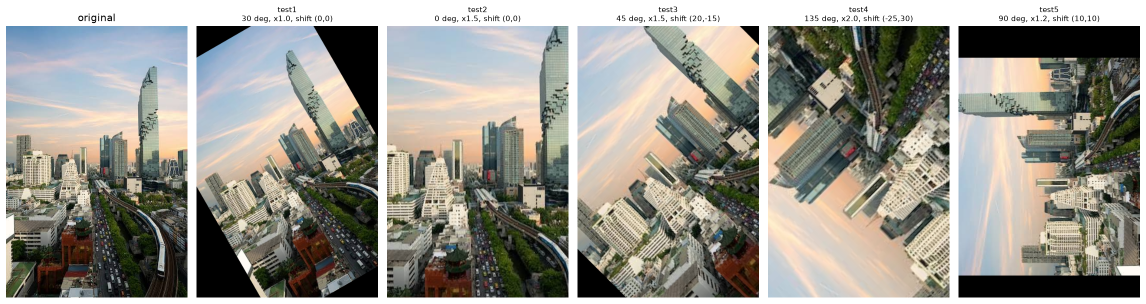
#> input picture results/step1_test_images.png, 2292 x 607 px, given in place of original.jpg, which was not available (shown at 1/2 size)
$ python step2_log_polar.py
#> lines starting #> are read from the running program, lines starting #| are printed output that depends on the picture
#> (reads results/test_cases.json from the repository)
"""
Step 2 - The log-polar transform ("unrolling" a picture).

What it does:
  For each picture, stand at the CENTER and look out in every direction.
    - each ROW of the new picture   = one direction (angle), 0 to 360 degrees
    - each COLUMN of the new picture = distance from the center, measured on a
      "doubling ruler" (log), so near the center is on the left,
      far away is on the right

What we expect to see (from the lecture):
  - test1 (rotation only)  -> its log-polar picture SLIDES UP/DOWN
  - test2 (zoom only)      -> its log-polar picture SLIDES RIGHT

To prove it, we take the log-polar picture of the ORIGINAL, slide it by the
amount we expect, and check that it now matches the test picture's
log-polar picture (small difference = good match).

Output:
  results/step2_log_polar.png   pictures + their log-polar versions
  results/step2_slide_check.png proof that rotation = slide down, zoom = slide right
"""

import json
import os

import cv2
import matplotlib.pyplot as plt
import numpy as np

# ---------------------------------------------------------------
# Settings
# ---------------------------------------------------------------
TRUTH_PATH = "results/test_cases.json"
OUT_DIR = "results"
LP_ROWS = 360   # number of rows   = angle steps  (360 rows -> 1 row = 1 degree)
LP_COLS = 256   # number of columns = distance steps (on the log ruler)


def load_gray(path):
    """Open a picture in black-and-white (grayscale). Matching only needs brightness."""
#> called with path = 'images/original.jpg'
    img = cv2.imread(path, cv2.IMREAD_GRAYSCALE)
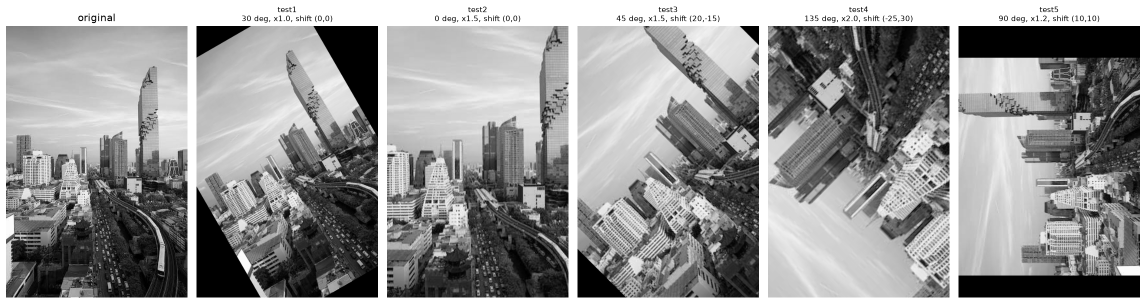
#> img: shape (607, 2292) (shown at 1/2 size); min 0, max 255, mean 148.3
    if img is None:
        raise FileNotFoundError(f"Could not open {path}")
    return img.astype(np.float32)


def log_polar(img, max_radius):
    """Unroll the picture around its center.
    Rows = angle, columns = log(distance)."""
    h, w = img.shape
    center = (w / 2, h / 2)
    return cv2.warpPolar(img, (LP_COLS, LP_ROWS), center, max_radius,
                         cv2.INTER_LINEAR + cv2.WARP_FILL_OUTLIERS + cv2.WARP_POLAR_LOG)


def expected_slide(angle_deg, scale, max_radius):
    """How far the log-polar picture should slide for a given rotation and zoom.
    rows:    rotation / 360 * LP_ROWS  (minus sign: OpenCV's y-axis points down,
             so a counter-clockwise turn makes the angle go DOWN = slide UP)
    columns: log(zoom) on the same log ruler OpenCV uses."""
    rows = -angle_deg / 360.0 * LP_ROWS
    cols = LP_COLS * np.log(scale) / np.log(max_radius)
    return rows, cols


def slide(lp, rows, cols):
    """Slide a log-polar picture: rows wrap around (360 deg = 0 deg),
    columns do NOT wrap (stuff pushed off the right edge is gone)."""
    out = np.roll(lp, int(round(rows)), axis=0)        # up/down, with wrap-around
    c = int(round(cols))
    shifted = np.zeros_like(out)
    if c >= 0:
        shifted[:, c:] = out[:, :LP_COLS - c]
    else:
        shifted[:, :LP_COLS + c] = out[:, -c:]
    return shifted


def difference(a, b):
    """Average brightness difference (0 = identical). Ignore black (empty) areas."""
    mask = (a > 0) & (b > 0)
    return float(np.abs(a[mask] - b[mask]).mean())


def main():
    with open(TRUTH_PATH) as f:
        truth = json.load(f)

    original = load_gray(truth["original"])
    h, w = original.shape
#> h = 607; w = 2292
    # farthest distance from center = half of the diagonal (reaches the corners)
    max_radius = np.hypot(w / 2, h / 2)
#> max_radius = 1185.5
    print(f"Picture {w} x {h}, center ({w/2:.0f}, {h/2:.0f}), max radius {max_radius:.1f} px")
#| Picture 2292 x 607, center (1146, 304), max radius 1185.5 px
    print(f"Log-polar size: {LP_ROWS} rows (angle) x {LP_COLS} columns (log distance)\n")

    lp_original = log_polar(original, max_radius)
#> in log_polar, `return cv2.warpPolar(img, (LP_COLS, LP_ROWS), center, max_radius, cv2...`:
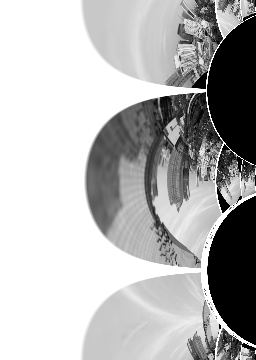
#> returned value: shape (360, 256) float32; min 0, max 255, mean 181.1

    # ---- Figure 1: every picture and its log-polar version ----
    tests = truth["tests"]
    n = len(tests) + 1
    fig, axes = plt.subplots(2, n, figsize=(3 * n, 7))
    axes[0, 0].imshow(original, cmap="gray"); axes[0, 0].set_title("original")
    axes[1, 0].imshow(lp_original, cmap="gray", aspect="auto")
    axes[1, 0].set_title("log-polar of original", fontsize=9)

    lps = {}
    for i, t in enumerate(tests, start=1):
        img = load_gray(t["file"])
#> call 2 of load_gray, with path = 'images/generated/test1.png'
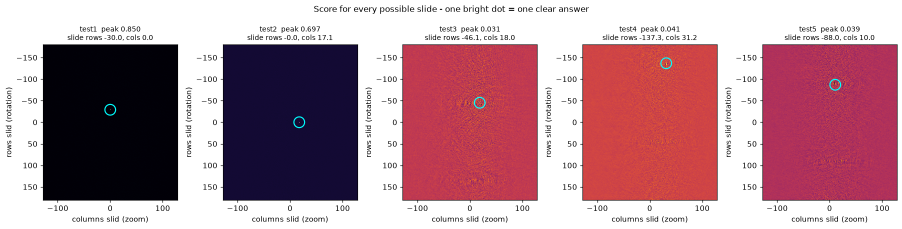
#> input picture results/step3_peaks.png, 1804 x 458 px, given in place of test1.png, which was not available (shown at 1/2 size)
#> in load_gray (call 2), `img = cv2.imread(path, cv2.IMREAD_GRAYSCALE)`:
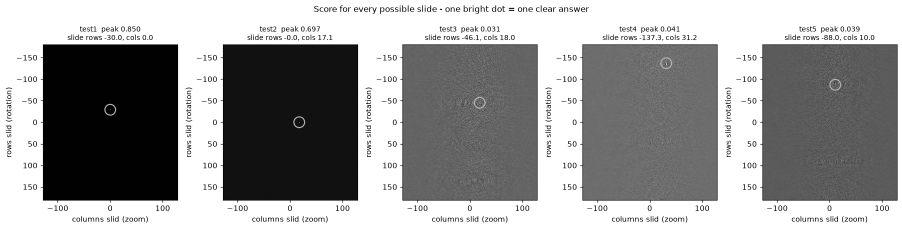
#> img: shape (458, 1804) (shown at 1/2 size); min 0, max 255, mean 152.7
        lps[t["name"]] = log_polar(img, max_radius)
#> call 2 of log_polar, with max_radius = 1185.5
#> in log_polar (call 2), `return cv2.warpPolar(img, (LP_COLS, LP_ROWS), center, max_radius, cv2...`:
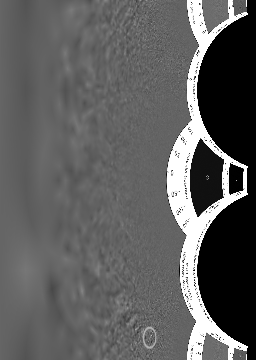
#> returned value: shape (360, 256) float32; min 0, max 255, mean 95
        axes[0, i].imshow(img, cmap="gray")
        axes[0, i].set_title(f"{t['name']}: {t['angle']} deg, x{t['scale']}\n"
                             f"shift ({t['shift_x']},{t['shift_y']})", fontsize=9)
        axes[1, i].imshow(lps[t["name"]], cmap="gray", aspect="auto")
        axes[1, i].set_title(f"log-polar of {t['name']}", fontsize=9)
    for ax in axes[0]:
        ax.axis("off")
    for ax in axes[1]:
        ax.set_xlabel("log distance  ->")
        ax.set_ylabel("angle (deg)")
        ax.set_yticks([0, 90, 180, 270, 359])
    plt.tight_layout()
    path1 = os.path.join(OUT_DIR, "step2_log_polar.png")
    plt.savefig(path1, dpi=110, bbox_inches="tight")
    plt.close()
    print(f"Saved {path1}\n")

    # ---- Check: does sliding the ORIGINAL log-polar give the test's log-polar? ----
    print("Slide check (smaller difference = better match):")
    print(f"{'test':6} {'expect rows':>12} {'expect cols':>12} {'no slide':>9} {'with slide':>11}  verdict")
    check_rows = []
    for t in tests:
        rows, cols = expected_slide(t["angle"], t["scale"], max_radius)
        slid = slide(lp_original, rows, cols)
        d_before = difference(lp_original, lps[t["name"]])
        d_after = difference(slid, lps[t["name"]])
        has_shift = t["shift_x"] != 0 or t["shift_y"] != 0
        if d_after < d_before * 0.5:
            verdict = "MATCH - slide explains it"
        elif has_shift:
            verdict = "no match - picture is also shifted (center moved), see Step 4"
        else:
            verdict = "no match - check this"
        print(f"{t['name']:6} {rows:12.1f} {cols:12.1f} {d_before:9.1f} {d_after:11.1f}  {verdict}")
        check_rows.append((t, rows, cols, slid))

    # ---- Figure 2: proof for test1 (rotation) and test2 (zoom) ----
    fig, axes = plt.subplots(2, 3, figsize=(11, 7))
    for r, (t, rows, cols, slid) in enumerate(check_rows[:2]):
        axes[r, 0].imshow(lp_original, cmap="gray", aspect="auto")
        axes[r, 0].set_title("log-polar of original", fontsize=9)
        axes[r, 1].imshow(slid, cmap="gray", aspect="auto")
        axes[r, 1].set_title(f"original slid by {rows:.0f} rows, {cols:.0f} cols", fontsize=9)
        axes[r, 2].imshow(lps[t["name"]], cmap="gray", aspect="auto")
        axes[r, 2].set_title(f"log-polar of {t['name']} ({t['note']})", fontsize=9)
        for ax in axes[r]:
            ax.set_yticks([0, 90, 180, 270, 359])
    fig.suptitle("Middle and right should look the same", fontsize=11)
    plt.tight_layout()
    path2 = os.path.join(OUT_DIR, "step2_slide_check.png")
    plt.savefig(path2, dpi=110, bbox_inches="tight")
    plt.close()
    print(f"\nSaved {path2}")


if __name__ == "__main__":
#> (the run stopped early here; a loop or call above may not have finished)
